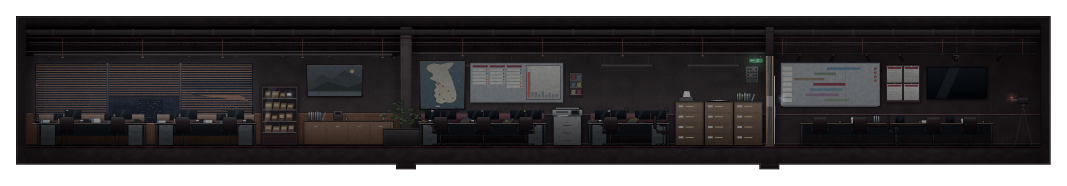
#> input picture assets/background/floor09/floor09-business.png, 3200 x 556 px, found by its file name (shown at 1/3 size)
$ python build.py
#> lines starting #> are read from the running program, lines starting #| are printed output that depends on the picture
### assets/background/cutaway_kit.py
# [12 lines of commented-out code are left out]
from PIL import Image, ImageDraw
import numpy as np

FLOOR = 438
TOP = 132
CORE = {'elevators': [(1818, 218), (2148, 214), (2444, 216)], 'stairs': (2906, 180), 'restroom_door': (3612, 145)}
ROOT = 'assets/objects/floor17/'


class Cutaway:
    def __init__(self, path, seed=0):
#> called with seed = 9
        self.A = np.asarray(Image.open(path).convert('RGBA')).copy()
#> self.A is the input picture: shape (556, 3200, 4); mean R, G, B, A 27, 24.4, 25.4, 198.7
        self.H = self.A.shape[0]
#> self.H = 556
        self.rng = np.random.default_rng(seed)

    def cols(self, *pieces):
        """Join source column ranges a..b; a third item that is truthy mirrors that piece."""
        out = []
        for piece in pieces:
            a, b = piece[:2]
            block = self.A[:, a:b]
            out.append(block[:, ::-1] if len(piece) > 2 and piece[2] else block)
        return np.concatenate(out, axis=1)

    def strip(self, a, b, width):
        """A clean column strip a..b stretched (repeated) to width: a plain wall filler."""
        return np.repeat(self.A[:, a:b], width // (b - a) + 1, axis=1)[:, :width]

    # [38 lines left out: functions glass, corridor_wall, not called in this run]

    def place(self, canvas, x, block):
        canvas[:, x:x + block.shape[1]] = block
        return canvas

    # [6 lines left out: function decor, not called in this run]

    def save(self, block, path):
        Image.fromarray(np.ascontiguousarray(block)).save(path)
        return block.shape[1]


# ---------------------------------------------------------------- 방 안 출구 문 자리
WALLS = 'assets/background/wall/'
SLAB = 82                                            # 그림 행: 천장 슬래브 아래(월드 y 214)


def _module(name):
    return Image.open(WALLS + name + '.png').convert('RGBA')


def door_bay(block, x, door_width, wall='wall-glass', clear=96, rows=(SLAB, FLOOR), world_top=SLAB + TOP):
    """Insert the room's own front wall at column x so the exit door stands in it, as seen from inside: the same wall
    module the corridor shows for this room (wall-glass / wall-glass-mixed / wall-frosted / wall-concrete) from the
    ceiling slab to the floor, the dimmed corridor wall behind the glass, a pilaster at both ends and `clear` px of empty
    wall on each side of the door, so no furniture touches the door. Everything right of x moves right by the bay width
    (door_width + 2 * clear), so fixtures right of x shift too. The door goes at x + clear. rows = block rows to fill,
    world_top = world y of rows[0] (2F stretches its art: rows=(0, 456), world_top=100). Returns the new block."""
    bay = door_width + 2 * clear
    seg = Image.new('RGBA', (bay, 752), (12, 13, 15, 255))
    if wall != 'wall-concrete':                       # 유리 너머는 정전 중인 복도 흰 벽(어둡게)
        corridor = np.asarray(_module('wall-concrete')).astype(float)
        corridor[..., :3] *= .42
        corridor = Image.fromarray(corridor.astype(np.uint8))
        for x0 in range(0, bay, corridor.width):
            seg.alpha_composite(corridor.crop((0, 0, min(corridor.width, bay - x0), 752)), (x0, 0))
    # 유리 창살(모듈 안 0·240·480)이 문 가장자리에 걸리지 않게 모듈을 민다: 보통 문은 문 중심 ±120에, 넓은 문(240)은 문 중심(문 뒤)에 창살
    module = _module(wall)
    center = clear + door_width // 2
    shift = (240 - (center if door_width > 225 else center - 120)) % 480
    strip = Image.new('RGBA', (bay + 480 * 2, 752), (0, 0, 0, 0))
    for x0 in range(0, strip.width, module.width):
        strip.alpha_composite(module, (x0, 0))
    seg.alpha_composite(strip.crop((shift, 0, shift + bay, 752)), (0, 0))
    pil = _module('pilaster')
    seg.alpha_composite(pil.crop((pil.width // 2, 0, pil.width, 752)), (0, 0))
    seg.alpha_composite(pil.crop((0, 0, pil.width // 2, 752)), (bay - pil.width // 2, 0))
    piece = np.asarray(seg)[world_top:world_top + rows[1] - rows[0]].astype(float)
    # 정전된 방 안에서 보는 벽이라 방 벽 밝기에 맞춘다(벽 윗부분 150행 중앙값의 1.15배, 칸 중앙값 기준)
    lum = lambda a: a[..., :3].reshape(-1, 3).mean(axis=1)
    piece[:, :, :3] *= min(1, 1.15 * np.median(lum(block[rows[0] + 100:rows[0] + 250].astype(float))) / np.median(lum(piece)))
    piece[:3, :, :3] *= .35                           # 슬래브와 만나는 줄
    src = block[:, x - bay:x] if x >= bay else block[:, x:x + bay]    # 천장·바닥은 옆 칸을 잇는다
    out = np.concatenate([block[:, :x], src, block[:, x:]], axis=1)
    out[rows[0]:rows[1], x:x + bay] = np.clip(piece, 0, 255).astype(np.uint8)
    return out


# ---------------------------------------------------------------- 문 스프라이트(닫힘 | 열림 두 칸), 높이 210 = 에셋의 문 높이
PALETTES = {
    'steel': ((40, 46, 50), (92, 102, 106), (130, 140, 142)),
    'wood': ((52, 38, 26), (96, 72, 50), (128, 98, 70)),
    'glass': ((38, 44, 48), (30, 40, 44), (70, 86, 90)),
    'double': ((120, 98, 52), (26, 50, 54), (150, 124, 66)),
}


# [56 lines left out: functions _opening, _door, door_sheet, not called in this run]


# ---------------------------------------------------------------- 확인용 합성 그림
def _paste_sprite(canvas, path, x, y, w, h):
    sprite = Image.open(path).convert('RGBA')
    canvas.alpha_composite(sprite.crop((0, 0, sprite.width // 2, sprite.height)).resize((w, h)), (x, y))


# [32 lines left out: functions preview_corridor, preview_interior, not called in this run]

### assets/background/cutaway_finish.py
"""Finish cutaway rooms with continuous ceiling/floor layers and the shared corridor walls."""
from pathlib import Path

import numpy as np
from PIL import Image, ImageDraw
from wall.compose_floor import main as compose_walls
from cutaway_kit import door_bay


def finish_floor(directory, rooms, bays=None):
    """bays: {name: (x, door_width, wall module)} -- the room's exit wall section (cutaway_kit.door_bay), inserted into the
    stretched wall (world y=100..556) so the ceiling/floor layers below get the new width."""
    folder = Path(directory)
    prefix = folder.name
    for name, (block, board, band) in rooms.items():
        width = block.shape[1]
        # 2층과 같은 경계: 슬래브를 버리고, 걸레받이 아래는 별도 바닥으로 이어 붙인다.
        wall = np.asarray(Image.fromarray(block[82:442]).resize((width, 475), Image.Resampling.LANCZOS)).copy()
        wall[456:] = 0
        if bays and name in bays:
            x, door_width, module = bays[name]
            wall = door_bay(wall, x, door_width, module, rows=(0, 456), world_top=100)
            width = wall.shape[1]
        Image.fromarray(wall).save(folder / f'{prefix}-{name}-interior.png')

        ceiling = Image.new('RGBA', (width, 100), board + (255,))
        draw = ImageDraw.Draw(ceiling)
        for y in range(84):
            draw.line((0, y, width, y), fill=tuple(int(c * (.78 + .22 * y / 84)) for c in board) + (255,))
        for x in range(0, width, 120):
            draw.line((x, 0, x, 84), fill=tuple(int(c * .74) for c in board) + (255,))
        draw.line((0, 30, width, 30), fill=(22, 26, 28, 255))
        for x in range(60, width, 240):
            draw.ellipse((x - 20, 48, x + 20, 60), fill=(14, 16, 17, 255), outline=(150, 152, 148, 255), width=2)
        for x in range(180, width - 140, 720):
            draw.rectangle((x, 38, x + 140, 70), fill=(20, 24, 26, 255), outline=band + (255,), width=2)
            for gx in range(x + 8, x + 134, 6):
                draw.line((gx, 43, gx, 65), fill=(80, 84, 86, 255))
        draw.rectangle((0, 84, width, 99), fill=band + (255,))
        ceiling.save(folder / f'{prefix}-ceiling-{name}.png')

        floor = Image.new('RGBA', (width, 204))
        draw = ImageDraw.Draw(floor)
        for y in range(204):
            draw.line((0, y, width, y), fill=(int(24 - 10 * y / 204), int(27 - 10 * y / 204), int(30 - 10 * y / 204), 255))
        draw.rectangle((0, 0, width, 1), fill=(64, 68, 66, 255))
        for y in (48, 100):
            draw.line((0, y, width, y), fill=(14, 16, 18, 255))
        for x in range(0, width, 160):
            draw.line((x, 4, x - 30, 203), fill=(16, 18, 20, 255))
        floor.save(folder / f'{prefix}-floor-{name}.png')

    compose_walls(str(folder / 'walls-layout.json'), str(folder / 'walls.png'))
    # 공용 복도는 752px이므로 아래쪽 8px도 같은 바닥으로 채워 방 내부와 높이를 맞춘다.
    with Image.open(folder / 'walls.png') as walls:
        corridor = Image.new('RGBA', (walls.width, 760))
        corridor.paste(walls, (0, 0))
        corridor.paste(walls.crop((0, 751, walls.width, 752)).resize((walls.width, 8)), (0, 752))
    corridor.save(folder / 'walls.png')

### assets/background/floor09/build.py
# 9층 배경: 단면 에셋 floor09-business.png로 방 내부·천장·바닥과 공용 벽 모듈의 복도를 만든다. 문은 4층 그림을 재사용한다.
# 실행: python assets/background/floor09/build.py (저장소 루트에서, Pillow·numpy). 공용 도구는 assets/background/cutaway_kit.py.
# 가로는 1:1, 벽 행 82..441만 늘려 월드 y=100..575에 둔다(원본 바닥선 y=438 → 월드 y=570). 건물 코어는 모든 층에서 같은 자리라
# 사업 업무 공간·영업·고객 관리 구역은 코어 왼쪽, 프로젝트룸은 화장실 오른쪽에서 유리 너머로 보이고, 방 안에는 방 그림 전체를
# 반복 칸으로 넓혀 쓴다. 복도 문은 그림의 중요한 물건(감사패 진열장·지도·현황판·라이선스 대장·간트 보드)을 가리지 않는 자리에 둔다.
import sys
import numpy as np
from PIL import Image

sys.path.insert(0, 'assets/background')
from cutaway_kit import Cutaway  # noqa: E402
from cutaway_finish import finish_floor  # noqa: E402

HERE = 'assets/background/floor09/'
kit = Cutaway(HERE + 'floor09-business.png', seed=9)
A = kit.A

# 공용 유리벽 뒤 그림은 기존 복도의 방별 조합을 재사용한다.
kit.save(kit.cols((78, 910), (1090, 1236), (2297, 2319)), HERE + 'behind-a.png')
#> after the loop in cols, `for piece in pieces:`: out = 3 items
kit.save(kit.cols((1236, 1694), (1790, 1944), (2112, 2190)), HERE + 'behind-b.png')
kit.save(np.concatenate([kit.cols((2297, 2650)), kit.strip(2643, 2655, 179), kit.cols((2966, 3122))], axis=1), HERE + 'behind-c.png')

# ---------------------------------------------------------------- 방 내부
END = (3122, 3152)                                                          # 오른쪽 끝벽(닫힌 방 끝)
# 사업 업무 공간(2676): 끝벽·블라인드 창·책상 두 줄(48..776), 빈 징두리 벽 31, 창·책상 칸(78..776) 뒤집은 것, 빈 벽 31, 창·책상 칸,
# 그리고 감사패 진열장·그림·크레덴자·화분·기둥(776..1236)과 끝벽.
wall_a = kit.strip(776, 784, 31)
office = np.concatenate([kit.cols((48, 776)), wall_a, kit.cols((78, 776, True)), wall_a, kit.cols((78, 776)),
                         kit.cols((776, 1236), END)], axis=1)
#> the loop in cols (call 5), `for piece in pieces:` made 1 pass
#> pass 1, in cols (call 5), `block = self.A[:, a:b]`:
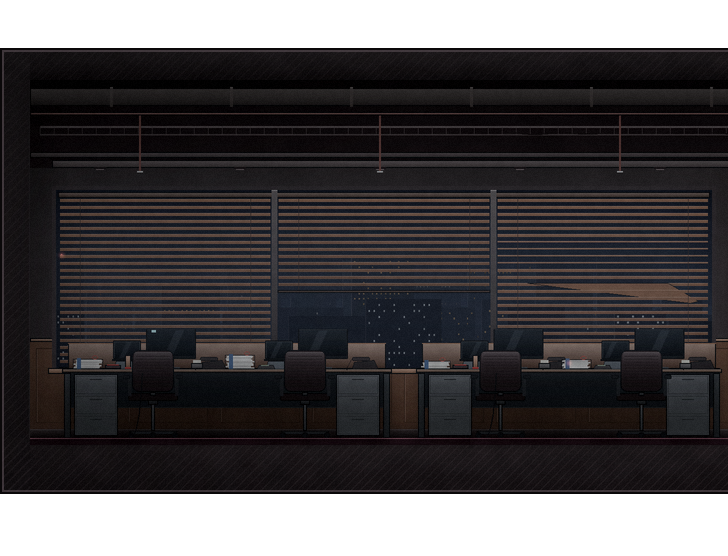
#> block: shape (556, 728, 4); mean R, G, B, A 26.5, 23.7, 25.1, 204.6; transparent parts drawn white
#> in cols (call 6), `out = []`: out = []
#> the loop in cols (call 6), `for piece in pieces:` made 1 pass
#> pass 1, in cols (call 6), `block = self.A[:, a:b]`:
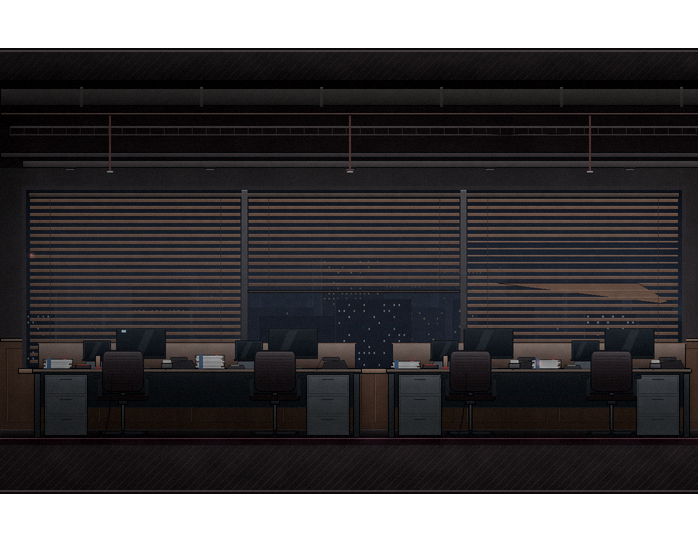
#> block: shape (556, 698, 4); mean R, G, B, A 26.8, 24, 25.5, 204.6; transparent parts drawn white
#> after the loop in cols (call 6), `for piece in pieces:`: out = 1 item
# 영업·고객 관리 구역(1846): 끝벽, 지도·현황판·복합기·영업석(1236..2020), 빈 벽 164, 영업석 칸(1752..2020) 뒤집은 것과 그대로,
# 팩스·라이선스 대장·전화 교환기 캐비닛과 유리 칸막이(2020..2322), 끝벽.
sales = np.concatenate([kit.cols((48, 78), (1236, 2020)), kit.strip(2012, 2024, 164),
                        kit.cols((1752, 2020, True), (1752, 2020), (2020, 2322), END)], axis=1)
#> call 3 of strip, with a = 2012, b = 2024, width = 164
#> in strip (call 3), `return np.repeat(self.A[:, a:b], width // (b - a) + 1, axis=1)[:, :wid..`:
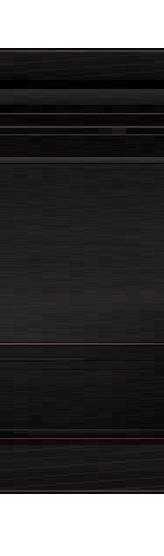
#> returned value: shape (556, 164, 4); mean of channels 0, 1, 2, 3 21.5, 18.6, 20, 204.6; transparent parts drawn white
# 프로젝트룸(1840): 유리 칸막이·예약 패널·간트 보드(2297..2652), 긴 테이블 칸 985(위는 빈 벽과 트랙 스폿, 아래는 테이블·의자
# 2420..2620을 번갈아 뒤집어 이음), 제안서·디스플레이·PTZ 카메라·테이블 끝·삼각대 카메라·끝벽(2652..3152).
SPLIT = 336                                                                 # 보드 아래, 벽 몰딩(343행) 위
fill_w = 985
# 빈 벽은 디스플레이와 삼각대 사이 벽(2968..3010)을 번갈아 뒤집어 잇고(질감 유지), 그 칸의 스폿 하나는 지운 뒤 120px마다 다시 단다.
upper = np.concatenate([kit.cols((2968, 3010, k % 2 == 1)) for k in range(fill_w // 42 + 1)], axis=1)[:SPLIT, :fill_w].copy()
upper[150:196] = kit.strip(3010, 3025, fill_w)[150:196]
#> upper: shape (336, 985, 4); mean of channels 0, 1, 2, 3 17.1, 13.9, 15.3, 218.6
spot = A[160:188, 2984:3008]
for x in range(50, fill_w - 24, 120):
    upper[160:188, x:x + 24] = np.where(spot[..., 3:] > 0, spot, upper[160:188, x:x + 24])
#> upper: shape (336, 985, 4); mean of channels 0, 1, 2, 3 17.1, 13.9, 15.3, 218.6
lower = np.concatenate([kit.cols((2420, 2620, k % 2 == 1)) for k in range(5)], axis=1)[SPLIT:, :fill_w]
#> in cols (call 36), `out = []`: out = []
#> after the loop in cols (call 36), `for piece in pieces:`: out = 1 item
#> in cols (call 36), `return np.concatenate(out, axis=1)`:
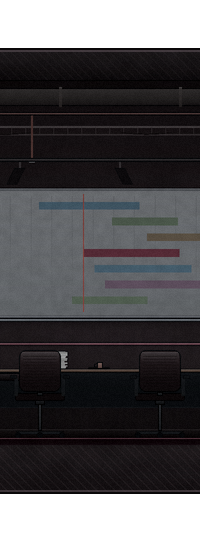
#> returned value: shape (556, 200, 4); mean of channels 0, 1, 2, 3 35.1, 33.5, 35.5, 204.6; transparent parts drawn white
project = np.concatenate([kit.cols((2297, 2652)), np.concatenate([upper, lower], axis=0), kit.cols((2652, 3152))], axis=1)
# 방 안 출구 문 자리(cutaway_kit.door_bay): 복도에서 보이는 이 방 앞벽(같은 벽 모듈) 칸을 방 끝(끝벽 30px 안) 또는 빈 벽 자리에
# 끼워 출구 문을 그 벽에 세우고 양옆 96px은 빈 벽으로 둔다. 칸 폭(문 폭 + 192)만큼 오른쪽이 밀린다(방 설정 exitBay). 복도 문은 그대로다.
BAYS = {
    'office': (2646, 130, 'wall-glass-mixed'),
    'sales': (834, 130, 'wall-glass-mixed'),
    'project': (1810, 130, 'wall-frosted'),
}
finish_floor(HERE, {
    'office': (office, (88, 78, 72), (88, 66, 46)),
    'sales': (sales, (90, 86, 80), (76, 68, 52)),
    'project': (project, (68, 64, 68), (72, 54, 58)),
}, BAYS)
#> in finish_floor, `wall[456:] = 0`:
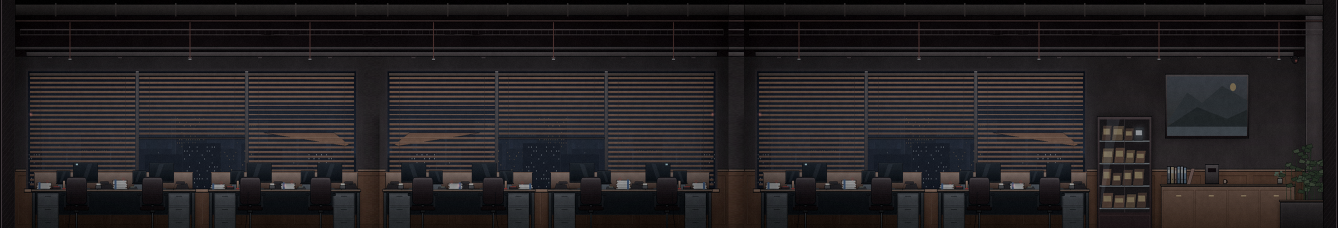
#> wall: shape (475, 2676, 4) (shown at 1/2 size); mean of channels 0, 1, 2, 3 35.4, 31.9, 33.2, 244.8; transparent parts drawn white
#> in finish_floor, `x, door_width, module = bays[name]`: x = 2646; door_width = 130; module = 'wall-glass-mixed'
#> in door_bay, `bay = door_width + 2 * clear`: bay = 322
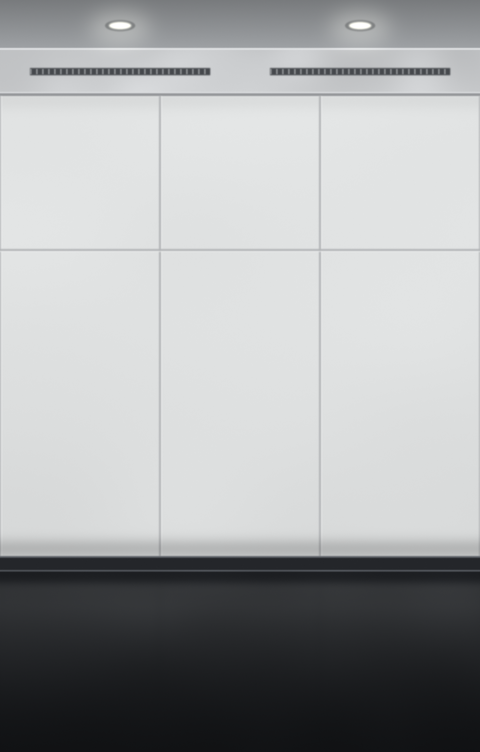
#> input picture assets/background/wall/wall-concrete.png, 480 x 752 px, found by its file name
#> in _module, returned value is the input picture: PIL image 480x752 RGBA; mean R, G, B, A 164.7, 166.7, 167.6, 255
#> in door_bay, `corridor[..., :3] *= .42`:
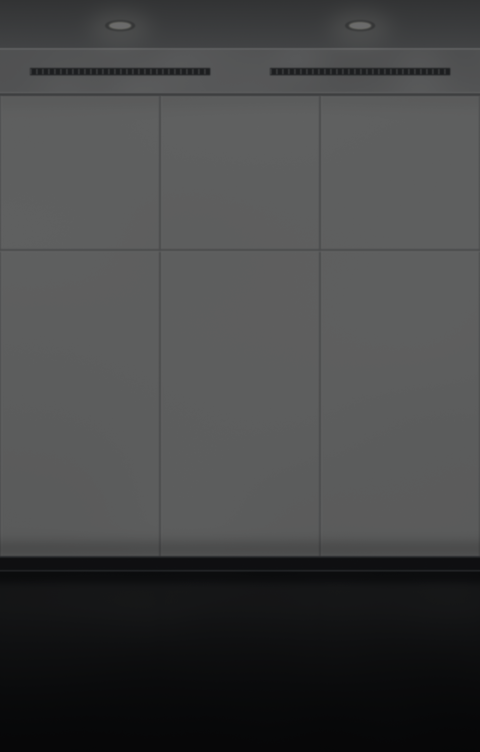
#> corridor: shape (752, 480, 4) float64; mean R, G, B, A 69.2, 70, 70.4, 255
#> (the run stopped early here; a loop or call above may not have finished)
